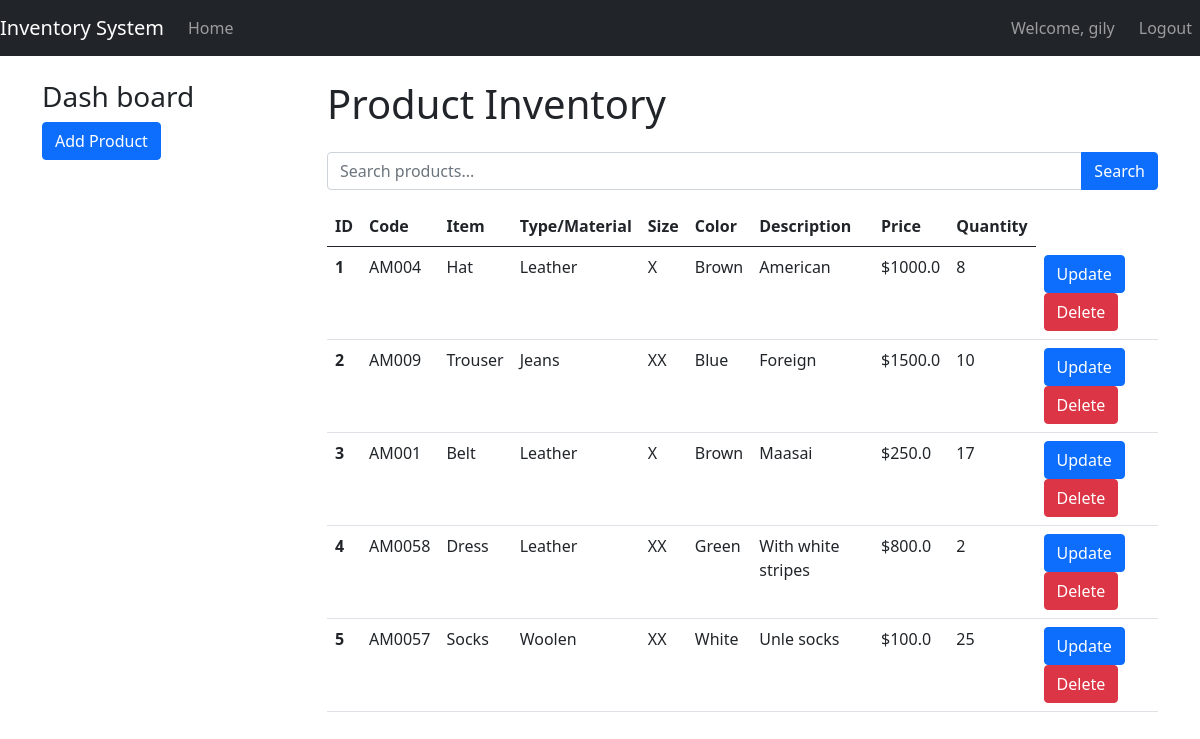
The app's page /index (signed in) with its own data.
### STORE/models.py (models this page shows, shortened)
class User(UserMixin, db.Model):
    id = db.Column(db.Integer, primary_key=True)
    username = db.Column(db.String(64), index=True, unique=True, nullable=False)
    email = db.Column(db.String(120), index=True, unique=True, nullable=False)
    password_hash = db.Column(db.String(128), nullable=False)

class Product(db.Model):
    id = db.Column(db.Integer, primary_key=True)
    code = db.Column(db.String(20), unique=True, nullable=False)
    item = db.Column(db.String(100), nullable=False)
    type_material = db.Column(db.String(100), nullable=False)
    size = db.Column(db.String(20), nullable=False)
    color = db.Column(db.String(50), nullable=False)
    description = db.Column(db.Text, nullable=False)
    price = db.Column(db.Float, nullable=False)
    quantity = db.Column(db.Integer, nullable=False)

### STORE/routes.py (the view)
@app.route('/index')
@login_required
def index():
    products = Product.query.all()
    return render_template('index.html', products=products)

### STORE/__init__.py (called while the page is built)
@login_manager.user_loader
def load_user(user_id):
    return User.query.get(int(user_id))

### STORE/templates/index.html (shortened to what this page needs)
{% extends "base.html" %}
{% block content %}
    <div class="row">
        <div class="col-md-3">
            <h3>Dash board</h3>
            <a href="{{ url_for('add_product') }}" class="btn btn-primary mb-3">Add Product</a>
        </div>
        <div class="col-md-9">
            <h1 class="mb-4">Product Inventory</h1>
            <div class="input-group mb-3">
                <input type="text" id="searchInput" class="form-control" placeholder="Search products...">
                <button class="btn btn-primary" type="button" id="searchButton">Search</button>
            </div>
            <div id="productTableContainer">
                <table class="table">
                    <thead>
                        <tr>
                            <th scope="col">ID</th>
                            <th scope="col">Code</th>
                            <th scope="col">Item</th>
                            <th scope="col">Type/Material</th>
                            <th scope="col">Size</th>
                            <th scope="col">Color</th>
                            <th scope="col">Description</th>
                            <th scope="col">Price</th>
                            <th scope="col">Quantity</th>
                        </tr>
                    </thead>
                    <tbody id="productTableBody">
                        {% for product in products %}
                            <tr>
                                <th scope="row">{{ product.id }}</th>
                                <td>{{ product.code }}</td>
                                <td>{{ product.item }}</td>
                                <td>{{ product.type_material }}</td>
                                <td>{{ product.size }}</td>
                                <td>{{ product.color }}</td>
                                <td>{{ product.description }}</td>
                                <td>${{ product.price }}</td>
                                <td>{{ product.quantity }}</td>
                                <td>
                                    <a class="btn btn-primary" href="{{ url_for('update_product', id=product.id) }}">Update</a>
                                    <a class="btn btn-danger" href="{{ url_for('delete_product_by_id', id=product.id) }}">Delete</a>
                                </td>
                            </tr>
                        {% endfor %}
                    </tbody>
                </table>
            </div>
        </div>
    </div>
{% endblock %}

### STORE/templates/base.html (shortened to what this page needs)
<!DOCTYPE html>
<html lang="en">
<head>
    <link href="https://cdn.jsdelivr.net/npm/bootstrap@5.0.2/dist/css/bootstrap.min.css" rel="stylesheet">
</head>
<body>
    <nav class="navbar navbar-expand-lg navbar-dark bg-dark">
        <a class="navbar-brand" href="{{ url_for('index') }}">Inventory System</a>
        <div class="collapse navbar-collapse" id="navbarNav">
            <ul class="navbar-nav">
                {% if request.path != '/' and request.path != '/login' and request.path != '/register' %}
                <li class="nav-item">
                    <a class="nav-link" href="{{ url_for('index') }}">Home</a>
                </li>
                {% endif %}
            </ul>
        </div>
        <div class="navbar-nav ml-auto">
            {% if current_user.is_authenticated %}
                {% if request.path != '/' %}
                    <span class="navbar-text me-3">Welcome, {{ current_user.username }}</span>
                    <a href="{{ url_for('logout') }}" class="nav-item nav-link">Logout</a>
                {% endif %}
            {% else %}
                {% if request.path != '/' and request.path != '/login' and request.path != '/register' %}
                    <a href="{{ url_for('login') }}" class="nav-item nav-link">Login</a>
                {% endif %}
            {% endif %}
        </div>
    </nav>
    <div class="container mt-4">
        {% block content %}
        {% endblock %}
    </div>
</body>
</html>

### records on screen
User: username "gily"
Product: id "1", code "AM004", item "Hat", type_material "Leather", size "X", color "Brown", description "American", price "1000.0", quantity "8"
Product: id "2", code "AM009", item "Trouser", type_material "Jeans", size "XX", color "Blue", description "Foreign", price "1500.0", quantity "10"
Product: id "3", code "AM001", item "Belt", type_material "Leather", size "X", color "Brown", description "Maasai", price "250.0", quantity "17"
Product: id "4", code "AM0058", item "Dress", type_material "Leather", size "XX", color "Green", description "With white stripes", price "800.0", quantity "2"
Product: id "5", code "AM0057", item "Socks", type_material "Woolen", size "XX", color "White", description "Unle socks", price "100.0", quantity "25"
